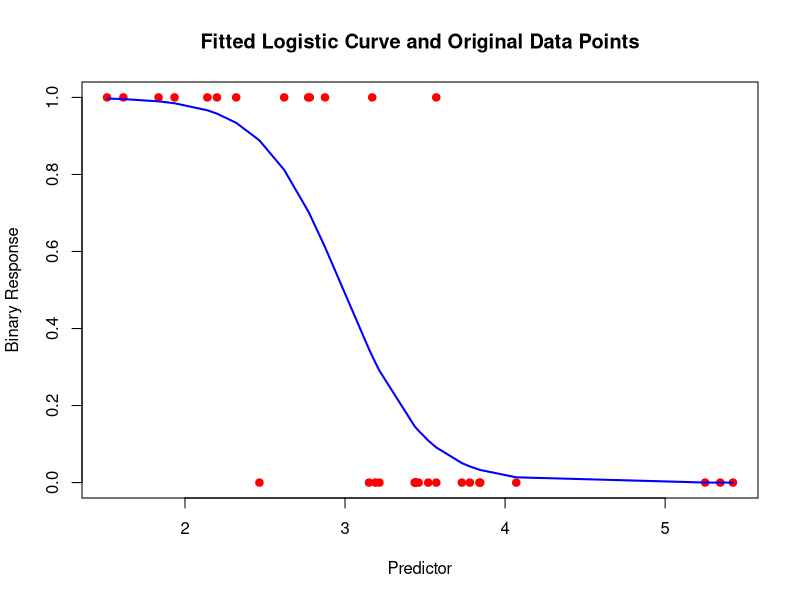
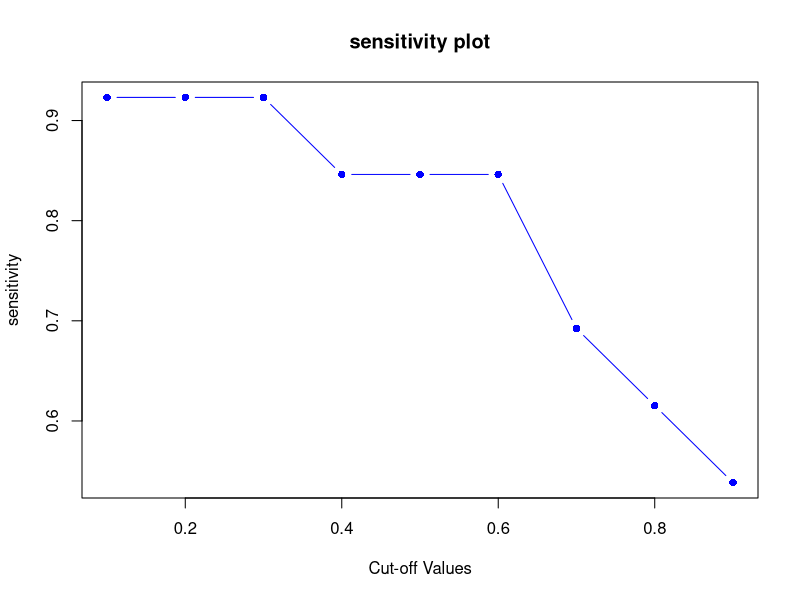

Write R code to recreate these figures, in order.


# Logistic Function
# Purpose: Computes logistic function for given predictors X and coefficients beta.
# How it Works: Calculates p_i using formula p_i = 1 / (1 + exp(-X^T * beta)), returning predicted probabilities for each observation.
logistic_function <- function(beta, X) {
  # pi = 1 / (1 + exp(-xi^T * beta))
  return(1 / (1 + exp(-X %*% beta)))
}

# Cost Function (Calculating the sum in the argmin equation)
# Purpose: Calculates the cost for the current set of coefficients beta.
# How it Works: Implements logisticfunction as the negative sum of log-likelihood across all observations.
cost_function <- function(beta, X, y) {
  p <- logistic_function(beta, X)
  # -sum(yi * log(pi) + (1 - yi) * log(1 - pi))
  cost <- -sum(y * log(p + 1e-9) + (1 - y) * log(1 - p + 1e-9))  # Adding a small constant to avoid log(0)
  return(cost)
}

# Gradient of the Cost Function
# Purpose: Computes the gradient of the cost function with respect to beta.
# How it Works: Used in gradient descent to determine direction to adjust coefficients beta. Gradient calculated as X^T * (p - y).
gradient_function <- function(beta, X, y) {
  p <- 1 / (1 + exp(-X %*% beta))
  return(t(X) %*% (p - y))
}

# Logistic Regression
# This is a function presented to the user, it takes a matrix of X as predictors and y values of 0 or 1 as output variables.
# The learning rate, max iterations, and tolerance can be adjusted by the user.
# Purpose: Optimizes coefficients beta to minimize the cost function.
# How it Works: Initializes beta using least-squares formula (X^T * X)^-1 * X^T * y.
# Iteratively updates beta in the direction of negative gradient of the cost function,
# scaled by learning rate. Checks for convergence in each iteration. Returns optimized coefficients beta.
logistic_regression <- function(X, y, learning_rate = 0.01, max_iterations = 10000, tolerance = 1e-6) {
  X <- as.matrix(X)
  X <- cbind(1, X)
  # Initial coefficient estimation using least squares
  beta <- solve(t(X) %*% X) %*% t(X) %*% y
  previous_cost <- Inf

  # Iterative optimization process
  for (iteration in 1:max_iterations) {
    current_cost <- cost_function(beta, X, y)
    if (!is.na(current_cost) && !is.infinite(current_cost) && abs(previous_cost - current_cost) < tolerance) {
      break
    }
    previous_cost <- current_cost
    grad <- gradient_function(beta, X, y)
    beta <- beta - learning_rate * grad
  }

  # Predict and binarize predictions
  predicted_probs <- logistic_function(beta, X)
  predictions <- ifelse(predicted_probs > 0.5, 1, 0)

  # Confusion matrix components
  TP <- sum(predictions == 1 & y == 1)
  TN <- sum(predictions == 0 & y == 0)
  FP <- sum(predictions == 1 & y == 0)
  FN <- sum(predictions == 0 & y == 1)

  # Calculate metrics
  prevalence <- sum(y) / length(y)
  accuracy <- (TP + TN) / (TP + TN + FP + FN)
  sensitivity <- TP / (TP + FN)
  specificity <- TN / (TN + FP)
  false_discovery_rate <- FP / (TP + FP)
  diagnostic_odds_ratio <- (TP / FP) / (FN / TN)

  # Return a list containing optimized coefficients, confusion matrix, and metrics
  return(list(
    OptimizedCoefficients = beta,
    ConfusionMatrix = matrix(c(TP, FP, FN, TN), nrow = 2, byrow = TRUE),
    Prevalence = prevalence,
    Accuracy = accuracy,
    Sensitivity = sensitivity,
    Specificity = specificity,
    FalseDiscoveryRate = false_discovery_rate,
    DiagnosticOddsRatio = diagnostic_odds_ratio
  ))
}

# EXAMPLE TO BE USED
data(mtcars)
logistic_regression(X = cbind(mtcars$mpg, mtcars$wt), y = mtcars$am)


plot_logistic_curve <- function(X, y) {
  # Add an intercept to X
  X_matrix <- cbind(1, X)

  # Compute beta estimates using your logistic regression function
  logistic_regression_result <- logistic_regression(X, y)
  beta_estimates <- logistic_regression_result$OptimizedCoefficients

  # Calculate predicted probabilities using the logistic function and beta estimates
  predicted_probabilities <- logistic_function(beta_estimates, X_matrix)

  # Create a data frame for plotting
  plot_data <- data.frame(X = X, y = y, predicted = predicted_probabilities)

  # Sorting the data for a smooth curve in plot
  plot_data <- plot_data[order(plot_data$X), ]

  # Plot the original data points
  plot(y ~ X, data = plot_data, col = "red", xlab = "Predictor", ylab = "Binary Response",
       main = "Fitted Logistic Curve and Original Data Points",
       pch = 19)  # Points for actual responses

  # Add the logistic regression line
  lines(plot_data$X, plot_data$predicted, type = "l", col = "blue", lwd = 2)
}

  # EXAMPLE TO BE USED
  data(mtcars)
  plot_logistic_curve(mtcars$wt, mtcars$am)

#gpt link for creating cutsom logistic regression and plotting functions: https://chat.openai.com/share/2827b3e8-a2c6-4c1d-ab39-a42235cb1deb
#gpt link for additional editing, and the addition of the matrix and other metrics to the logistic regression function
# https://chat.openai.com/share/39e19490-5083-4928-a5ef-46666b1759e4



# Bootstrap Function
# This is a function presented to the user and it takes the significance level, alpha, the number of bootstraps, B,
# an X Vector as predictor and y values of 0 or 1 as output variables.
# Purpose: To compute a more accurate confidence interval for the small data set, beta_estimates.
# How it works: This function creates a new larger sample, boot_mean, using values from the original data set, beta_estimates.
# This larger sample is made by creating n sized samples, beta_estimates_star, and using the mean of each n sized sample.
# The n sized samples are made by selecting numbers randomly from the original data set with replacement.
# The function then uses the quantile function to create the new confidence interval using the alpha provided by the user.
Bootstrap_function <- function(alpha, B = 20, X, y) {
  logistic_regression_result <- logistic_regression(X, y)
  beta_estimates <- logistic_regression_result$OptimizedCoefficients
  n <- length(beta_estimates)
  boot_mean <- rep(NA, B)
  for (i in 1:B) {
    beta_estimates_star <- beta_estimates[sample(1:n, replace = TRUE)]
    boot_mean[i] <- mean(beta_estimates_star)
  }
  confidence_int <- quantile(boot_mean, c((alpha/2), 1-(alpha/2)))
  return(confidence_int)
}

# Example Bootstrap Function
data(mtcars)
# Prepare the data
X <- mtcars$mpg
y <- mtcars$am
Bootstrap_function(alpha = 0.05, B = 20, X = X, y = y)

# Cut-off Value Function
# This is a function presented to the user and it takes an X Vector as predictor, y values of 0 or 1 as output variables,
# coefficients beta, and the metric value. The metric value needs to be either "prevalence", "accuracy", "sensitivity",
# "specificity", "false discovery rate", or "diagnostic odds ratio".
# Purpose: To create a plot that shows how the value of the metric chosen changes as the cut-off value changes.
# How it works: This function creates a vector for the metric chosen that has all of the values for that metric for each
# cut-off value from 0.1 to 0.9 with steps of 0.1. It then plots this vector against the cut-off values.
cutoff_value_function <- function(X, y, metric) {

  logistic_regression_result <- logistic_regression(X, y)
  beta_vector <- logistic_regression_result$OptimizedCoefficients

  # Now use beta_vector in your logistic function
  predicted_probs <- logistic_function(beta_vector, cbind(1, X))

  # Initialize vectors for metrics
  metric_values <- rep(NA, 9)
  cutoffs <- seq(0.1, 0.9, by = 0.1)

  for (i in 1:length(cutoffs)) {
    cutoff <- cutoffs[i]
    predictions <- ifelse(predicted_probs > cutoff, 1, 0)

    # Calculate metrics based on predictions
    TP <- sum(predictions == 1 & y == 1)
    TN <- sum(predictions == 0 & y == 0)
    FP <- sum(predictions == 1 & y == 0)
    FN <- sum(predictions == 0 & y == 1)

    if (metric == "accuracy") {
      metric_values[i] <- (TP + TN) / (TP + TN + FP + FN)
    } else if (metric == "sensitivity") {
      metric_values[i] <- TP / (TP + FN)
    } else if (metric == "specificity") {
      metric_values[i] <- TN / (TN + FP)
    } else if (metric == "false discovery rate") {
      metric_values[i] <- FP / (TP + FP)
    } else if (metric == "diagnostic odds ratio") {
      metric_values[i] <- (TP / FP) / (FN / TN)
    } else if (metric == "prevalence") {
      metric_values[i] <- sum(y) / length(y)
    }
  }

  # Plot the specified metric
  plot(cutoffs, metric_values, type = "b", xlab = "Cut-off Values", ylab = metric,
       main = paste(metric, "plot"), pch = 16, col = "blue")
}

# Example for cutoff_value_function
data(mtcars)
cutoff_value_function(X = mtcars$wt, y = mtcars$am, "sensitivity")

#chatgpt link for creating plots: https://chat.openai.com/share/b77ecd7f-58ef-4d44-9551-e0bb87087b39
#chatgpt link for editing of cutoff_value_function and general modifications: https://chat.openai.com/share/9d2dc05f-76d9-40b2-9944-4d8830bd95aa
